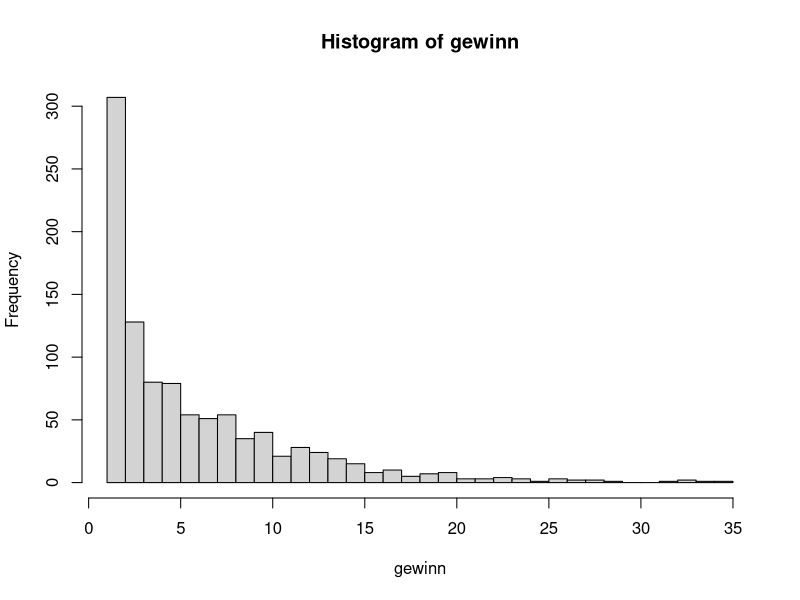
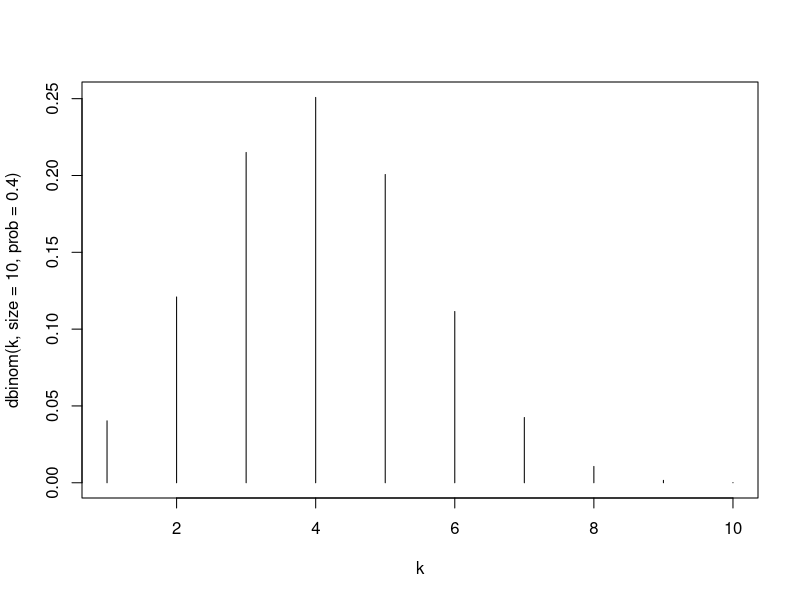

Write the R code that produced these figures, in order.
# Spielautomatsverteilung
ps = c(0.977, 0.008, 0.008, 0.006, 0.001)
xs = c(-1,4,9,14,19)
sm = sample(xs, 1000000, replace = TRUE, prob = ps)
mean(sm)
var(sm)

# Würfel
set.seed(42)
N = 10000
x = sample(1:6, N, replace = TRUE)

#Abschaetzung von EW
mean(x) #3.5052
#Erwartungswerte von X^2
mean(x^2) #15.21858


#Augenzahl in Euro, falls gerade Zahl
#x 6 6 2 5 4 4 5 1 4 5
xg = x %% 2 == 0 #gerade TRUE  TRUE  TRUE FALSE  TRUE  TRUE FALSE FALSE  TRUE FALSE
#xg * x #6 6 2 0 4 4 0 0 4 0
mean(xg * x) #2.00234

##Augenzahl in Euro zum Quadrat, falls gerade Zahl
mean(xg * x^2)#9.38124

# Spiel
gewinn = rep(NA, 1000)
for (run in 1:length(gewinn)){
  for (i in 1:10000){
    if (sample(1:6,1) == 6){
      gewinn[run] = i   
      break
    }
  }  
}
hist(gewinn,30)
mean(gewinn)

#Ist Geometrische Verteilung, dort ist mean = 1/p

k = 1:10
plot(k, dbinom(k, size=10, prob = 0.4), type = 'h')





